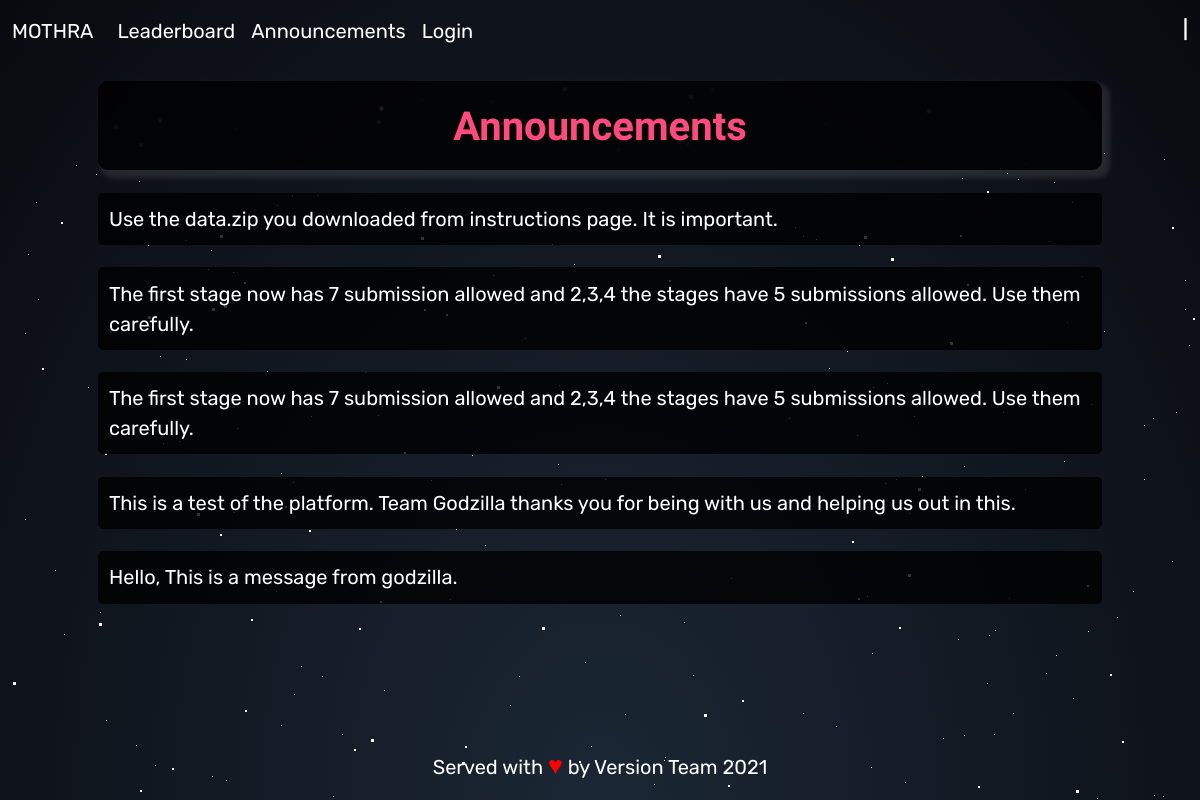
The page /announcements on the database its author committed.
### mothra/models.py (models this page shows, shortened)
class Announcement(db.Model):
    id = db.Column(db.Integer, primary_key = True)
    message = db.Column(db.String, nullable=False)

### mothra/views.py (the view)
@app.route('/announcements')
def announcements():
    ancmts=Announcement.query.all()
    ancmts.reverse()
    return render_template('announcements.html', ancmts=ancmts)

### mothra/views.py (called while the page is built)
@app.context_processor
def inject_level():
    def getlev():
        if current_user.is_authenticated:
            lev=classify[current_user.level]
        else:
            lev=''
        return lev
    def clss():
        return classify[1:current_user.level+2]
    def show():
        return classify
    return dict(getlev=getlev, clss=clss, show=show, time=datetime.now(), start=start, end=end)

### mothra/templates/announcements.html (shortened to what this page needs)
{% extends "base.html" %}
{% block head %}
<link rel="stylesheet" href="{{ url_for('static', filename='css/bg.css') }}">
{% endblock %}
{% block content %}
<div id='stars2'></div>
<div id='stars3'></div>
  <div class="container">
    <div class="page-heading text-center">
      <h1 class="head-text">Announcements</h1>
    </div>
    <div class="">
      {% for ancmt in ancmts %}
      <div class="list-message">
        {{ancmt.message}}
      </div>
      {% endfor %}
    </div>
  </div>
{% endblock %}

### mothra/static/css/style.css (style rules this page uses)
html, body { height: 100%; -webkit-font-smoothing: antialiased; -moz-osx-font-smoothing: grayscale; }
body { display: flex; flex-direction: column; font-family: "Rubik", sans-serif; font-size:20px; }
.page-heading { margin-bottom: 1%; color: rgb(255, 74, 125); background-color: rgba(000, 000, 000, .8); backdrop-filter: blur(1px); border-radius: 10px; box-shadow: 5px 5px 5px 3px rgba(255,255,255,0.1); padding: 2% 1% 1% 1%; font-weight: bold; margin-left: 5%; margin-right: 5%; font-family: "Comfortaa", sans-serif; }
.head-text { font-weight: bold; }
.list-message { margin-top: 2%; padding: 1%; background-color: rgba(000, 000, 000, .8); border-radius: 5px; margin-left: 5%; margin-right: 5%; }

### rows shown on the page
Announcement: message "Use the data.zip you downloaded from instructions page. It is important."
Announcement: message "The first stage now has 7 submission allowed and 2,3,4 the stages have 5 submissions allowed. Use them carefully."
Announcement: message "The first stage now has 7 submission allowed and 2,3,4 the stages have 5 submissions allowed. Use them carefully."
Announcement: message "This is a test of the platform. Team Godzilla thanks you for being with us and helping us out in this."
Announcement: message "Hello, This is a message from godzilla."
